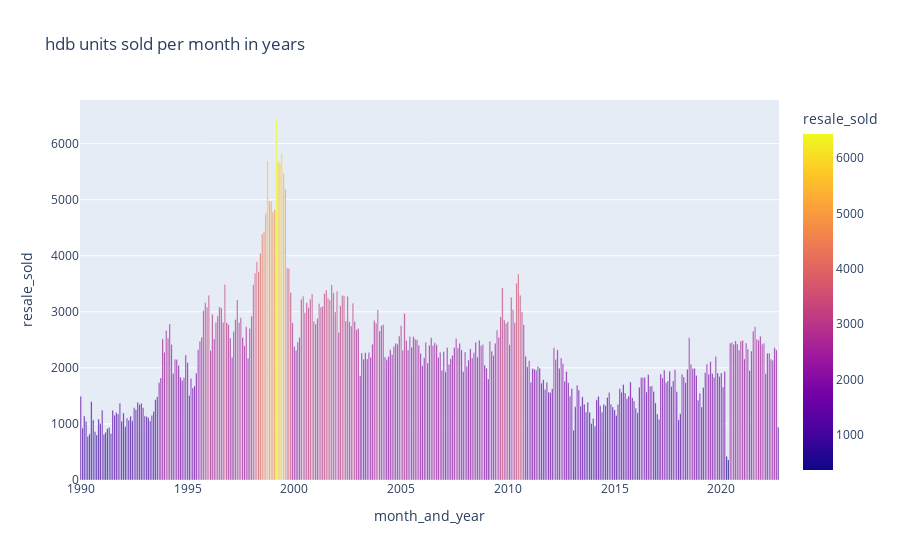

Notebook cell for this chart:
### Code cell
dataframe = pd.read_excel("C://Users//Denzel//Desktop//resaleflatprice_140922.xlsx")

year_count = dataframe['month'].value_counts()

count_results = pd.DataFrame(year_count)

count_results = count_results.reset_index()  

count_results.columns = ['month_and_year', 'resale_sold']

fig = px.bar(count_results, x='month_and_year', y='resale_sold', title='hdb units sold per month in years', color='resale_sold')
fig

### Figure 1 — Plotly figure (JSON) as saved in the notebook; plotly's stock layout.template omitted (floating-point values rounded to 4 significant figures; data arrays with more than 128 entries replaced by an {"elided": "..."} marker saying what was removed)
{"data": [{"alignmentgroup": "True", "hovertemplate": "month_and_year=%{x}<br>resale_sold=%{marker.color}<extra></extra>", "legendgroup": "", "marker": {"color": {"elided": "393 int values"}, "coloraxis": "coloraxis", "pattern": {"shape": ""}}, "name": "", "offsetgroup": "", "orientation": "v", "showlegend": false, "textposition": "auto", "type": "bar", "x": {"elided": "393 str values"}, "xaxis": "x", "y": {"elided": "393 int values"}, "yaxis": "y"}], "layout": {"barmode": "relative", "coloraxis": {"colorbar": {"title": {"text": "resale_sold"}}, "colorscale": [[0, "#0d0887"], [0.1111, "#46039f"], [0.2222, "#7201a8"], [0.3333, "#9c179e"], [0.4444, "#bd3786"], [0.5556, "#d8576b"], [0.6667, "#ed7953"], [0.7778, "#fb9f3a"], [0.8889, "#fdca26"], [1, "#f0f921"]]}, "legend": {"tracegroupgap": 0}, "title": {"text": "hdb units sold per month in years"}, "xaxis": {"anchor": "y", "domain": [0, 1], "title": {"text": "month_and_year"}}, "yaxis": {"anchor": "x", "domain": [0, 1], "title": {"text": "resale_sold"}}}}
